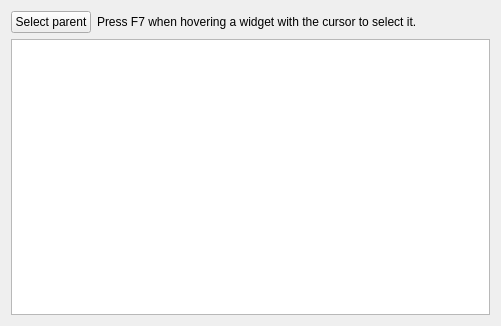
<?xml version="1.0" encoding="UTF-8"?>
<ui version="4.0">
 <class>ObjectInspector</class>
 <widget class="QWidget" name="ObjectInspector">
  <property name="geometry">
   <rect>
    <x>0</x>
    <y>0</y>
    <width>501</width>
    <height>326</height>
   </rect>
  </property>
  <property name="windowTitle">
   <string>Object inspector</string>
  </property>
  <layout class="QVBoxLayout" name="verticalLayout">
   <item>
    <layout class="QHBoxLayout" name="horizontalLayout">
     <item>
      <widget class="QPushButton" name="btnSelectParent">
       <property name="text">
        <string>Select parent</string>
       </property>
      </widget>
     </item>
     <item>
      <widget class="QLabel" name="lblHelp">
       <property name="text">
        <string>Press F7 when hovering a widget with the cursor to select it.</string>
       </property>
      </widget>
     </item>
     <item>
      <spacer name="horizontalSpacer">
       <property name="orientation">
        <enum>Qt::Horizontal</enum>
       </property>
       <property name="sizeHint" stdset="0">
        <size>
         <width>40</width>
         <height>20</height>
        </size>
       </property>
      </spacer>
     </item>
    </layout>
   </item>
   <item>
    <widget class="QTextEdit" name="teInspectionResults"/>
   </item>
  </layout>
 </widget>
 <resources/>
 <connections/>
</ui>
